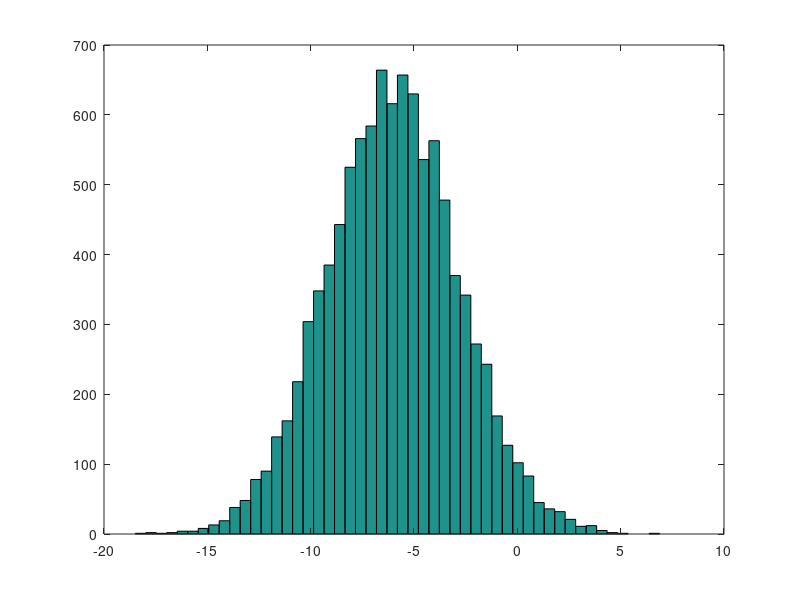

Write the MATLAB code that produced this figure. (Note: this script raises an error after producing the figure.)
% Tutoril en Week 2
clear all; close all; clc

% Generar ds random 10.000 valores
% y pintar histagrama
w=-6+sqrt(10)*(randn(1,10000));
hist(w,50)
close all;

% Sacar tamaños
A=[1 2; 3 4; 5 6]
size (A);
size (A,1);
size (A,2);

% directorios
pwd;
ls;

% Moving Data Around
save -ascii matriz_w.dat w;
save -mat matriz_w.mat w; % .mat es COMPRESSED
load matriz_w.dat
whos

% LEER
fila2=A(2,:); %toma toda la fila 2
filas1y3=A([1 3],:); %tomo las filas 1 y 3 (salto la 2)
% ESCIBIR
A(:,2)=[10; 11; 12]; % actualizo la columna 2 con el vector especificado
A=[A,[100; 101; 102]]; % CONCATENAR con otra columna como el vector indicado
B=A(:); % PONER TODOS los elementos de A en un SINGLE vector
C=A';
% CONCATENAR
D =[A,C]; % al lado
E=[A;C]; % abajo
whos
